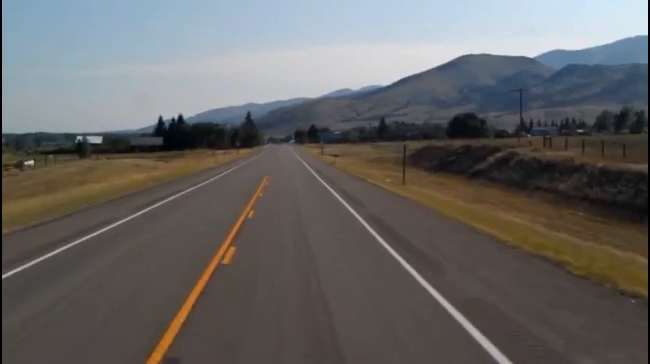
#> input picture frame 64 of project/19-Road Line Detection/project two/test.mp4, 650 x 364 px
$ python project2.py
#> lines starting #> are read from the running program, lines starting #| are printed output that depends on the picture; after the words box and inside, x2 and y2 are one past the last pixel; in counts of white or black regions, pixels touching at a corner belong together
#> further down, frame is the input picture: shape (364, 650, 3); mean B, G, R 100.2, 101.3, 102.7
import cv2
import numpy as np


def SetRegion(image, vertices):
    mask = np.zeros_like(image)  # Return an array of zeros with the same shape and type as a given array
    match_mask_color = (255,) * 3
    cv2.fillPoly(mask, vertices,
                 match_mask_color)  # is used to draw filled polygons like rectangle, triangle, pentagon over an image
    masked_image = cv2.bitwise_and(image, mask)
    return masked_image


def DrawingLines(img, lines):
    img = np.copy(img)
    blank_image = np.zeros((img.shape[0], img.shape[1], 3), dtype=np.uint8)

    for line in lines:
        x1, y1, x2, y2 = line[0]  # or   for x1, y1, x2, y2 in line

        cv2.line(blank_image, (x1, y1), (x2, y2), (0, 255, 0), thickness=10)

    img = cv2.addWeighted(img, 1, blank_image, 1, 0.5)
    return img


def Processing(img):
    height = img.shape[0]
#> height = 364
    width = img.shape[1]
#> width = 650

    areavertices = [(0, height), (width / 2, height / 2), (width, height)]
#> areavertices = [(0, 364), (325, 182), (650, 364)]

    color = cv2.cvtColor(img, cv2.COLOR_BGR2RGB)
    canny = cv2.Canny(color, 100, 155)
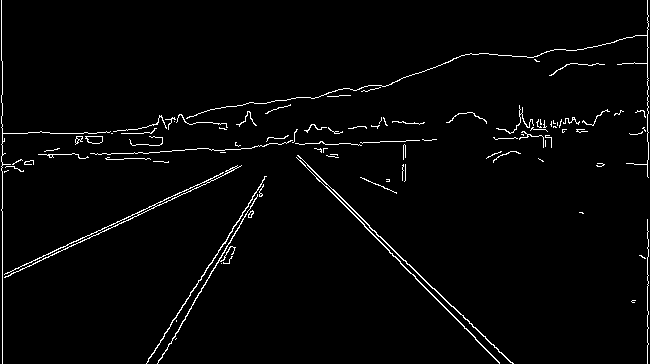
#> canny: shape (364, 650); 2.3% white in thin lines or dots
    cropped = SetRegion(canny, np.array([areavertices], np.int32))
#> in SetRegion, `cv2.fillPoly(mask, vertices, match_mask_color)`:
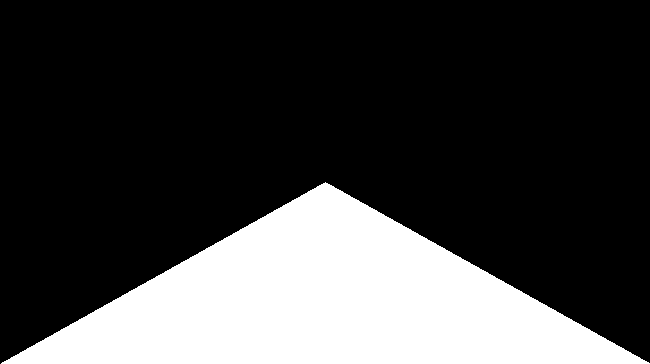
#> mask: shape (364, 650); 25.1% white; 1 white region, box (x1, y1, x2, y2) and area: (1, 182, 650, 364) 59293
#> in SetRegion, `masked_image = cv2.bitwise_and(image, mask)`:
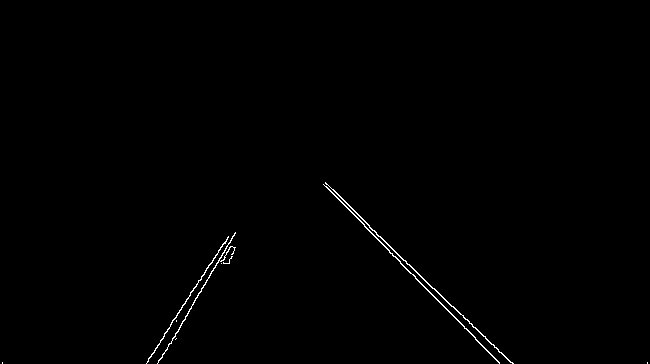
#> masked_image: shape (364, 650); 0.5% white in thin lines or dots, all inside (x1, y1, x2, y2) = (2, 182, 648, 364)

    houghline = cv2.HoughLinesP(cropped, rho=6, theta=np.pi / 180, threshold=160, lines=np.array([]),
                                minLineLength=100, maxLineGap=80)
#> houghline = [[325, 183, 499, 363], [323, 184, 468, 320], [340, 201, 513, 363], [162, 357, 232, 246], [157, 363, 230, 246], [148, 361, 235, 232], [352, 212, 479, 343]]

    final_lines = DrawingLines(img, houghline)
#> the loop in DrawingLines, `for line in lines:` made 7 passes
#> after the loop in DrawingLines, `for line in lines:`:
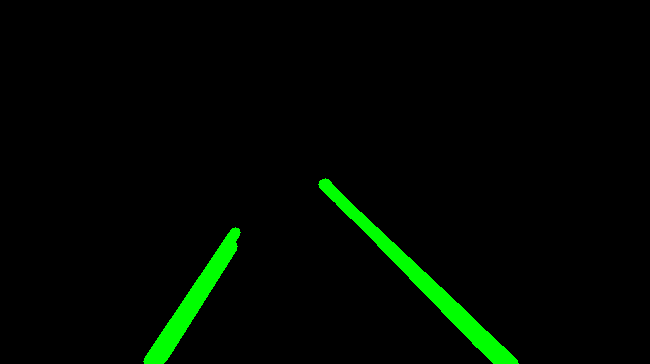
#> blank_image: shape (364, 650, 3); mean of channels 0, 1, 2 0, 7.4, 0; drawn as B, G, R
#> in DrawingLines, `img = cv2.addWeighted(img, 1, blank_image, 1, 0.5)`:
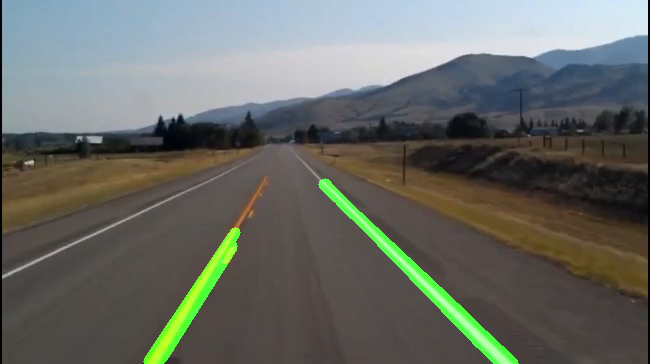
#> img: shape (364, 650, 3); mean B, G, R 100.7, 106.4, 103.2
    return final_lines


capture = cv2.VideoCapture('test.mp4')

while (capture.isOpened()):
    ret, frame = capture.read()
    frame = Processing(frame)

    cv2.imshow('frame', frame)

    if cv2.waitKey(1) & 0xFF == ord('q'):
#> (key q is pressed here)
        break

capture.release()
cv2.destroyAllWindows()

$ run again, starting later in the video
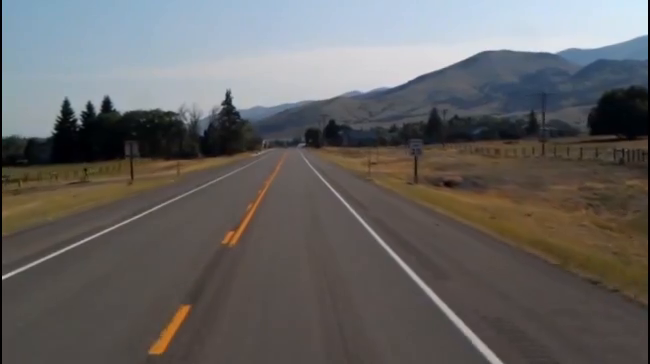
#> input picture frame 292 of project/19-Road Line Detection/project two/test.mp4, 650 x 364 px
#> frame is the input picture: shape (364, 650, 3); mean B, G, R 98.8, 99.5, 101.4
#> in Processing, `canny = cv2.Canny(color, 100, 155)`:
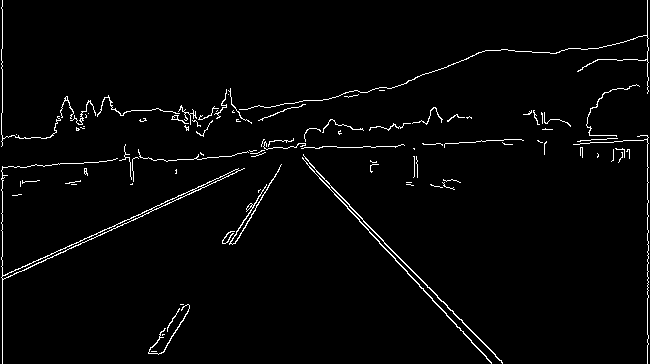
#> canny: shape (364, 650); 2.3% white in thin lines or dots
#> mask: shape (364, 650); 25.1% white; 1 white region, box (x1, y1, x2, y2) and area: (1, 182, 650, 364) 59293
#> in SetRegion, `masked_image = cv2.bitwise_and(image, mask)`:
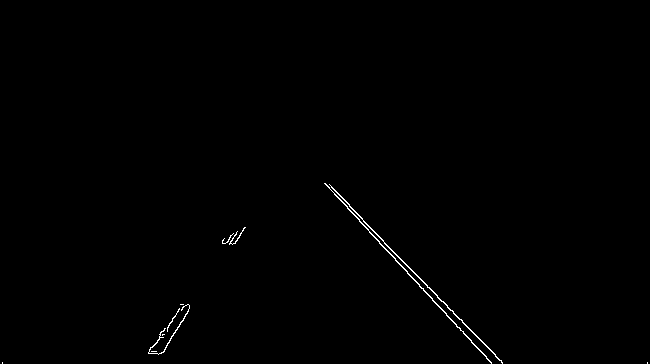
#> masked_image: shape (364, 650); 0.41% white in thin lines or dots, all inside (x1, y1, x2, y2) = (2, 183, 648, 364)
#> houghline = [[325, 183, 463, 331], [359, 221, 491, 363], [331, 187, 453, 313], [329, 184, 502, 363]]
#> the loop in DrawingLines, `for line in lines:` made 4 passes

$ run again, starting later in the video
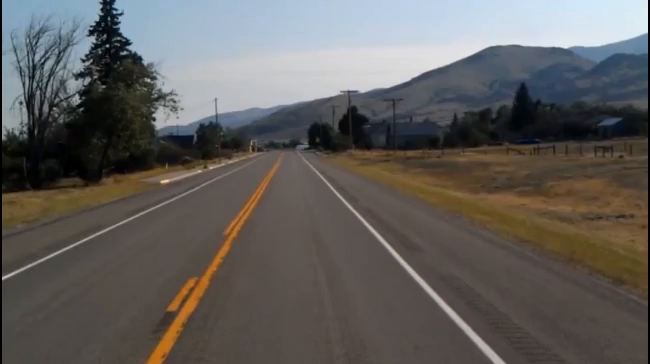
#> input picture frame 519 of project/19-Road Line Detection/project two/test.mp4, 650 x 364 px
#> frame is the input picture: shape (364, 650, 3); mean B, G, R 92.3, 94.8, 97.5
#> in Processing, `canny = cv2.Canny(color, 100, 155)`:
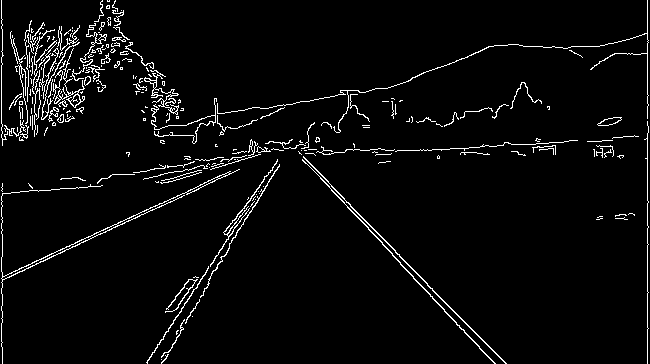
#> canny: shape (364, 650); 3.9% white in thin lines or dots
#> mask: shape (364, 650); 25.1% white; 1 white region, box (x1, y1, x2, y2) and area: (1, 182, 650, 364) 59293
#> masked_image: shape (364, 650); 0.54% white in thin lines or dots, all inside (x1, y1, x2, y2) = (2, 182, 648, 364)
#> houghline = [[331, 186, 435, 293], [362, 221, 495, 363], [348, 202, 486, 344], [325, 182, 494, 363], [146, 362, 228, 236], [161, 359, 237, 231], [161, 362, 229, 248]]
#> the loop in DrawingLines, `for line in lines:` made 7 passes
#> in DrawingLines, `img = cv2.addWeighted(img, 1, blank_image, 1, 0.5)`:
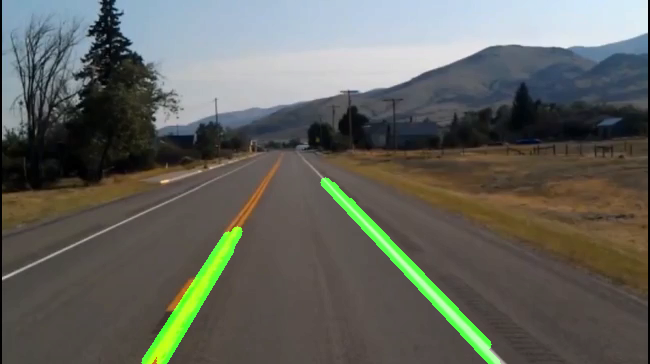
#> img: shape (364, 650, 3); mean B, G, R 92.8, 99.8, 98
